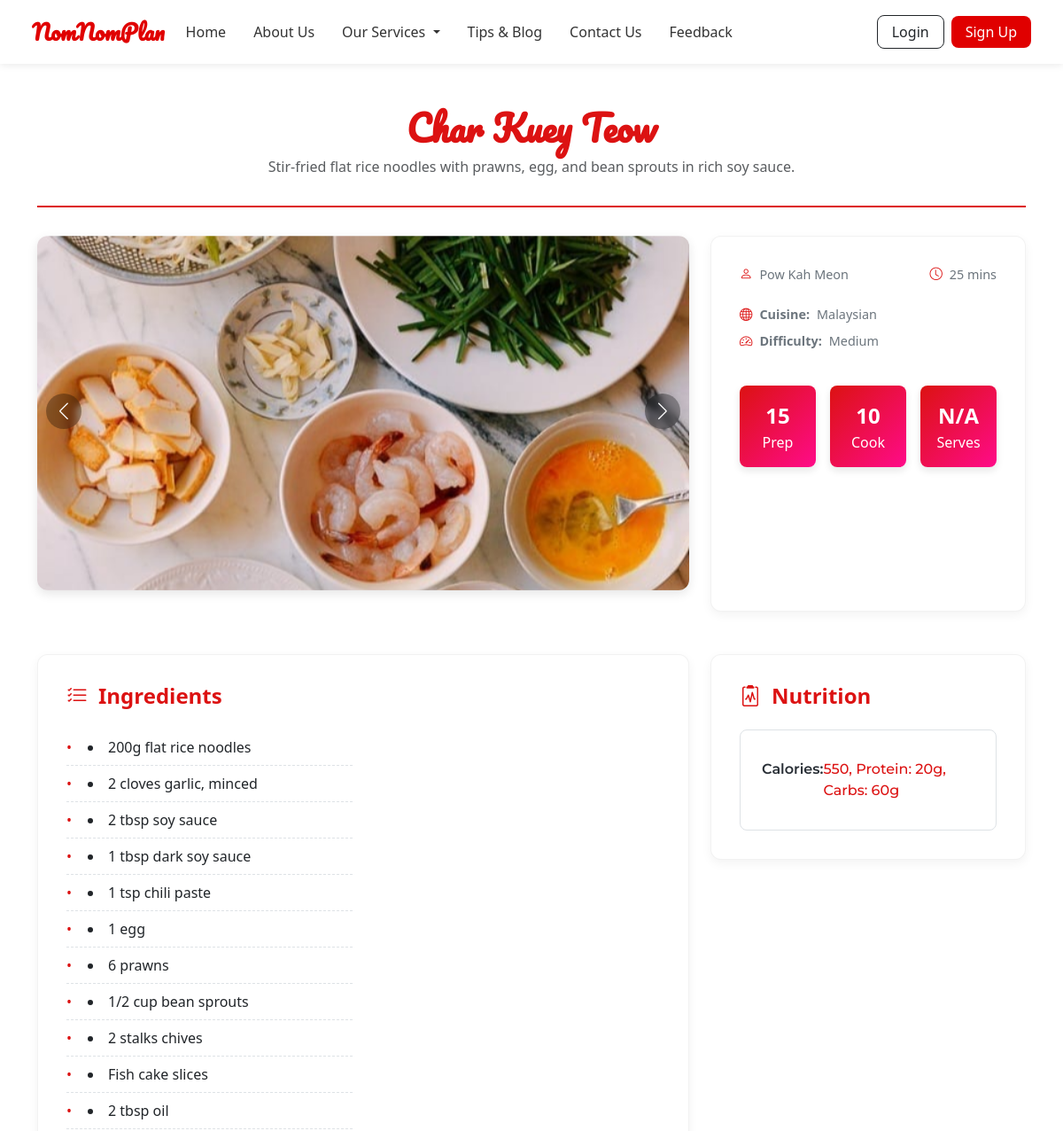
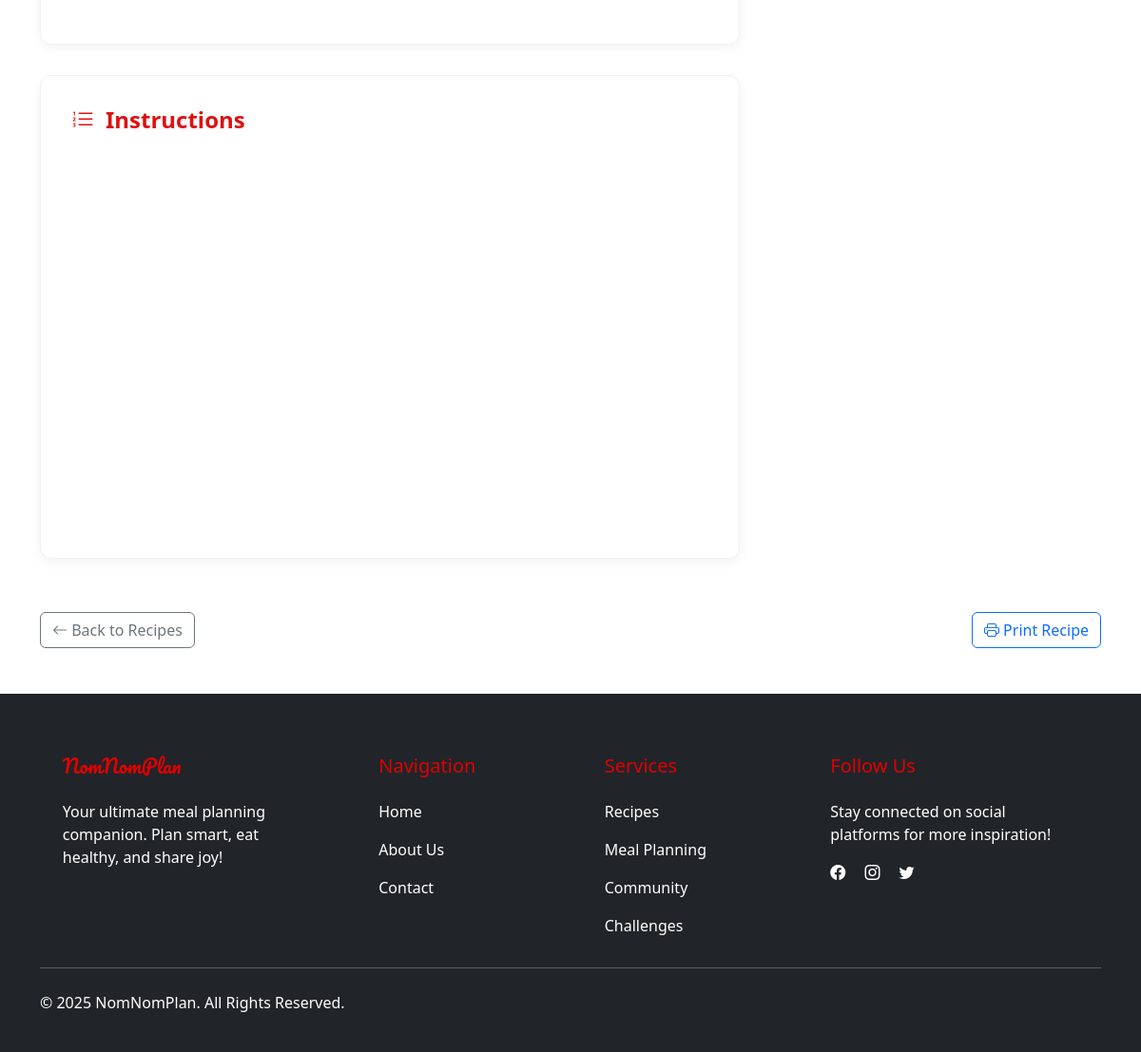
/recipe-modules/view-recipe.php?id=5, run on the app's committed database (2 pictures, top to bottom).
### tables this page shows
CREATE TABLE `recipes` (
  `id` int(11) NOT NULL,
  `title` varchar(255) NOT NULL,
  `description` text DEFAULT NULL,
  `ingredients` longtext DEFAULT NULL,
  `steps` longtext DEFAULT NULL,
  `cuisine` varchar(100) DEFAULT NULL,
  `prep_time` int(11) DEFAULT NULL,
  `cook_time` int(11) DEFAULT NULL,
  `total_time` int(11) DEFAULT NULL,
  `difficulty` enum('easy','medium','hard') DEFAULT NULL,
  `nutrition` longtext DEFAULT NULL,
  `status` enum('draft','pending','approved','rejected') DEFAULT 'pending',
  `is_public` tinyint(1) DEFAULT 1,
  `view_count` int(11) DEFAULT 0,
  `created_by` int(11) DEFAULT NULL,
  `created_at` timestamp NOT NULL DEFAULT current_timestamp(),
  `updated_at` timestamp NOT NULL DEFAULT current_timestamp() ON UPDATE current_timestamp(),
  `admin_note` text DEFAULT NULL,
  `image_url` varchar(255) DEFAULT NULL,
  `instructions` text DEFAULT NULL
);

CREATE TABLE `users` (
  `id` int(11) NOT NULL,
  `name` varchar(100) NOT NULL,
  `email` varchar(100) NOT NULL,
  `avatar_url` varchar(255) DEFAULT NULL,
  `password` varchar(255) NOT NULL,
  `role` enum('user','admin') DEFAULT 'user',
  `created_at` timestamp NOT NULL DEFAULT current_timestamp(),
  `status` enum('active','pending','inactive') DEFAULT 'pending'
);

### recipe-modules/view-recipe.php (the view, shortened to what this page needs)
<?php
require_once '../includes/db.php';
$recipe_id = (int) $_GET['id'];
$query = $conn->prepare("SELECT recipes.*, users.name AS username FROM recipes LEFT JOIN users ON recipes.created_by = users.id WHERE recipes.id = ?");
$query->bind_param("i", $recipe_id);
$query->execute();
$result = $query->get_result();
$recipe = $result->fetch_assoc();
$imageStmt = $conn->prepare("SELECT image_url FROM recipe_images WHERE recipe_id = ?");
$imageStmt->bind_param("i", $recipe_id);
$imageStmt->execute();
$imageResult = $imageStmt->get_result();
$images = [];
while ($img = $imageResult->fetch_assoc()) {
    $images[] = $img['image_url'];
}
function displayIngredients($input) {
    $decoded = json_decode($input, true);
    if (json_last_error() === JSON_ERROR_NONE && is_array($decoded)) {
        $sections = [];
        $current = [];
        foreach ($decoded as $line) {
            $trimmed = trim($line);
            if (preg_match('/^[A-Z][^:]*:$/', $trimmed)) {
                if (!empty($current)) {
                    $sections[] = $current;
                }
                $current = [$trimmed];
            } else {
                $current[] = $trimmed;
            }
        }
        if (!empty($current)) {
            $sections[] = $current;
        }
        if (!empty($sections)) {
            echo '<div class="row">';
            foreach ($sections as $col) {
                echo '<div class="col-md-6 mb-3">';
                foreach ($col as $index => $item) {
                    $escaped = htmlspecialchars($item);
                    if ($index === 0 && preg_match('/^[A-Z][^:]*:$/', $item)) {
                        echo '<h5 class="ingredient-section-title mb-3">' . $escaped . '</h5><ul class="ingredient-list mb-4">';
                    } elseif ($index === count($col) - 1) {
                        echo '<li class="ingredient-item">' . $escaped . '</li></ul>';
                    } else {
                        echo '<li class="ingredient-item">' . $escaped . '</li>';
                    }
                }
                echo '</div>';
            }
            echo '</div>';
            return;
        }
    }
}
function formatNutritionFacts($nutrition) {
    $lines = array_filter(explode("\n", $nutrition), function($line) {
        return !empty(trim($line));
    });
    $formatted = '<div class="nutrition-facts">';
    foreach ($lines as $line) {
        $parts = explode(':', $line, 2);
        if (count($parts) === 2) {
            $label = trim($parts[0]);
            $value = trim($parts[1]);
            $formatted .= '<div class="nutrition-row d-flex justify-content-between">
                            <span class="nutrition-label">'.$label.':</span>
                            <span class="nutrition-value">'.$value.'</span>
                          </div>';
        } else {
            $formatted .= '<div class="nutrition-plain">'.htmlspecialchars($line).'</div>';
        }
    }
    $formatted .= '</div>';
    return $formatted;
}
?>
<!DOCTYPE html>
<html lang="en">
<head>
  <link href="https://cdn.jsdelivr.net/npm/bootstrap@5.3.2/dist/css/bootstrap.min.css" rel="stylesheet">
  <link rel="stylesheet" href="https://cdn.jsdelivr.net/npm/swiper@11/swiper-bundle.min.css">
  <link rel="stylesheet" href="https://cdn.jsdelivr.net/npm/bootstrap-icons@1.10.0/font/bootstrap-icons.css">
</head>
<body>
<?php include '../navbar.php'; ?>
<div class="container py-5">
  <div class="recipe-header print-hidden">
    <h1 class="logo"><?= htmlspecialchars($recipe['title']) ?></h1>
    <p class="text-muted"><?= nl2br(htmlspecialchars($recipe['description'])) ?></p>
  </div>
  <div class="row recipe-top-section mb-5">
    <div class="col-lg-8">
      <?php if (!empty($images)): ?>
        <div class="swiper recipe-slider print-hidden">
          <div class="swiper-wrapper">
            <?php foreach ($images as $img): ?>
              <div class="swiper-slide">
              <img src="/meal-planner-app/<?= ltrim($img, '/') ?>" alt="<?= htmlspecialchars($recipe['title']) ?>">
              </div>
            <?php endforeach; ?>
          </div>
          <div class="swiper-button-next"></div>
          <div class="swiper-button-prev"></div>
        </div>
      <?php else: ?>
        <div class="bg-light rounded print-hidden" style="height: 400px; display: flex; align-items: center; justify-content: center;">
          <div class="text-muted">No images available</div>
        </div>
      <?php endif; ?>
    </div>
    <div class="col-lg-4 recipe-details mt-4 mt-lg-0">
      <div class="section-box h-100">
        <div class="d-flex justify-content-between align-items-center mb-4">
          <div class="recipe-meta-item">
            <i class="bi bi-person"></i> <?= htmlspecialchars($recipe['username']) ?>
          </div>
          <div class="recipe-meta-item">
            <i class="bi bi-clock"></i> <?= $recipe['total_time'] ?> mins
          </div>
        </div>
        <div class="mb-4">
          <div class="recipe-meta-item mb-2">
            <i class="bi bi-globe"></i> <strong>Cuisine:</strong> <?= ucfirst($recipe['cuisine']) ?>
          </div>
          <div class="recipe-meta-item">
            <i class="bi bi-speedometer2"></i> <strong>Difficulty:</strong> <?= ucfirst($recipe['difficulty']) ?>
          </div>
        </div>
        <div class="row g-3 mt-4">
          <div class="col-4">
            <div class="time-box">
              <span><?= $recipe['prep_time'] ?></span>
              Prep
            </div>
          </div>
          <div class="col-4">
            <div class="time-box">
              <span><?= $recipe['cook_time'] ?></span>
              Cook
            </div>
          </div>
          <div class="col-4">
            <div class="time-box">
              <span><?= $recipe['servings'] ?? 'N/A' ?></span>
              Serves
            </div>
          </div>
        </div>
      </div>
    </div>
  </div>
  <div class="row">
    <div class="col-lg-8">
      <div class="section-box">
        <h2 class="section-title"><i class="bi bi-list-check"></i> Ingredients</h2>
        <?php displayIngredients($recipe['ingredients']); ?>
      </div>
      <div class="section-box">
        <h2 class="section-title"><i class="bi bi-list-ol"></i> Instructions</h2>
      </div>
    </div>
    <div class="col-lg-4">
      <?php if (!empty($recipe['nutrition'])): ?>
      <div class="section-box">
        <h2 class="section-title"><i class="bi bi-clipboard2-pulse"></i> Nutrition</h2>
        <?= formatNutritionFacts($recipe['nutrition']) ?>
      </div>
      <?php endif; ?>
    </div>
  </div>
  <div class="d-flex justify-content-between print-hidden mt-4">
    <a href="recipe-management.php" class="btn btn-outline-secondary btn-hover-effect">
      <i class="bi bi-arrow-left"></i> Back to Recipes
    </a>
    <div>
      <button onclick="window.print()" class="btn btn-outline-primary btn-hover-effect">
        <i class="bi bi-printer"></i> Print Recipe
      </button>
    </div>
  </div>
</div>
<div class="print-hidden">
  <?php include '../includes/footer.php'; ?>
</div>
</body>
</html>

### recipe-modules/view-recipe.php (style rules this page uses)
:root { --primary-color:rgb(220, 18, 18); --secondary-color:rgb(255, 11, 137); --dark-color: #292f36; --light-color: #f7fff7; --accent-color: #ffd166; }
body { font-family: 'Montserrat', sans-serif; color: var(--dark-color); background-color: #f8f9fa; line-height: 1.6; }
.logo { font-family: 'Pacifico', cursive; color: var(--primary-color); }
.recipe-header { margin-bottom: 2rem; text-align: center; padding-bottom: 1rem; border-bottom: 2px solid var(--primary-color); }
.recipe-header h1 { font-size: 2.5rem; font-weight: 700; margin-bottom: 0.5rem; }
.section-box { background: white; border-radius: 12px; padding: 2rem; margin-bottom: 2rem; box-shadow: 0 4px 12px rgba(0, 0, 0, 0.05); border: 1px solid rgba(0, 0, 0, 0.05); }
.section-title { font-size: 1.5rem; font-weight: 600; margin-bottom: 1.5rem; color: var(--primary-color); display: flex; align-items: center; gap: 0.75rem; }
.recipe-slider { border-radius: 12px; overflow: hidden; box-shadow: 0 4px 12px rgba(0, 0, 0, 0.1); margin-bottom: 1.5rem; }
.recipe-slider img { width: 100%; height: 400px; object-fit: cover; }
.swiper-button-next, .swiper-button-prev { color: white; background: rgba(0, 0, 0, 0.3); width: 40px; height: 40px; border-radius: 50%; backdrop-filter: blur(4px); }
.swiper-button-next::after, .swiper-button-prev::after { font-size: 1.2rem; }
.recipe-meta-item { display: flex; align-items: center; gap: 0.5rem; font-size: 0.9rem; color: #6c757d; }
.recipe-meta-item i { color: var(--primary-color); }
.time-box { text-align: center; padding: 1rem; border-radius: 8px; background: linear-gradient(135deg, var(--primary-color), var(--secondary-color)); color: white; box-shadow: 0 4px 8px rgba(0, 0, 0, 0.1); }
.time-box span { display: block; font-size: 1.5rem; font-weight: 700; }
.ingredient-item { padding: 0.5rem 0; border-bottom: 1px dashed #dee2e6; position: relative; padding-left: 1.5rem; }
.ingredient-item:before { content: "•"; color: var(--primary-color); position: absolute; left: 0; }
.nutrition-facts { background: white; border: 1px solid #dee2e6; padding: 1.5rem; border-radius: 8px; font-family: 'Montserrat', sans-serif; }
.nutrition-row { padding: 0.5rem 0; border-bottom: 1px solid #f0f0f0; }
.nutrition-row:last-child { border-bottom: none; }
.nutrition-label { font-weight: 600; color: var(--dark-color); }
.nutrition-value { color: var(--primary-color); font-weight: 500; }
.btn-hover-effect { transition: all 0.3s ease; border-width: 2px; }
.btn-outline-primary { border-color: var(--primary-color); color: var(--primary-color); }
.btn-outline-secondary { border-color: var(--dark-color); color: var(--dark-color); }

### navbar.php (style rules this page uses)
:root { --primary: #e00000; --secondary: rgb(238, 140, 140); }

### data on the page
recipes: title "Char Kuey Teow", description "Stir-fried flat rice noodles with prawns, egg, and bean sprouts in rich soy sauce.", created_by.name "Pow Kah Meon", total_time "25", cuisine "Malaysian", difficulty "Medium", prep_time "15", cook_time "10", nutrition "Calories", nutrition "550, Protein: 20g, Carbs: 60g"

### other printed values
$recipe['servings'] "N/A"
$escaped "200g flat rice noodles"
$escaped "2 cloves garlic, minced"
$escaped "2 tbsp soy sauce"
$escaped "1 tbsp dark soy sauce"
$escaped "1 tsp chili paste"
$escaped "1 egg"
$escaped "6 prawns"
$escaped "1/2 cup bean sprouts"
$escaped "2 stalks chives"
$escaped "Fish cake slices"
$escaped "2 tbsp oil"
